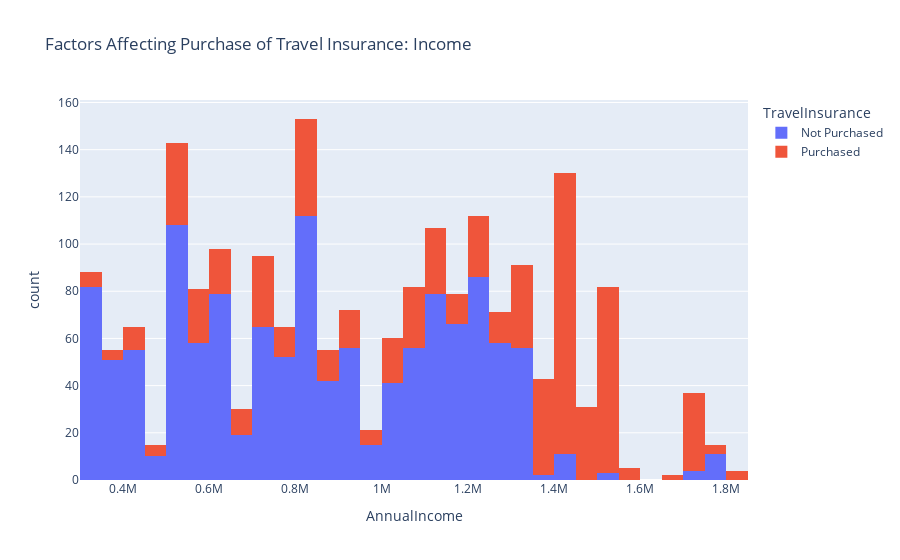

This figure's notebook cell:
### Markdown cell above
According to the visualization above, people working in the private sector or who are self-employed are more likely to have an insurance policy.

 Now, let's examine how a person's annual income influences their decision to purchase an insurance policy.

### Code cell
figure = px.histogram(df, x = "AnnualIncome",color = "TravelInsurance",title = "Factors Affecting Purchase of Travel Insurance: Income")
figure.show()

### Figure 1 — Plotly figure (JSON) as saved in the notebook; plotly's stock layout.template omitted (floating-point values rounded to 4 significant figures; data arrays with more than 128 entries replaced by an {"elided": "..."} marker saying what was removed)
{"data": [{"bingroup": "x", "hovertemplate": "TravelInsurance=Not Purchased<br>AnnualIncome=%{x}<br>count=%{y}<extra></extra>", "legendgroup": "Not Purchased", "marker": {"color": "#636efa", "pattern": {"shape": ""}}, "name": "Not Purchased", "orientation": "v", "showlegend": true, "type": "histogram", "x": {"elided": "1277 int values"}, "xaxis": "x", "yaxis": "y"}, {"bingroup": "x", "hovertemplate": "TravelInsurance=Purchased<br>AnnualIncome=%{x}<br>count=%{y}<extra></extra>", "legendgroup": "Purchased", "marker": {"color": "#EF553B", "pattern": {"shape": ""}}, "name": "Purchased", "orientation": "v", "showlegend": true, "type": "histogram", "x": {"elided": "710 int values"}, "xaxis": "x", "yaxis": "y"}], "layout": {"barmode": "relative", "legend": {"title": {"text": "TravelInsurance"}, "tracegroupgap": 0}, "title": {"text": "Factors Affecting Purchase of Travel Insurance: Income"}, "xaxis": {"anchor": "y", "domain": [0, 1], "title": {"text": "AnnualIncome"}}, "yaxis": {"anchor": "x", "domain": [0, 1], "title": {"text": "count"}}}}
